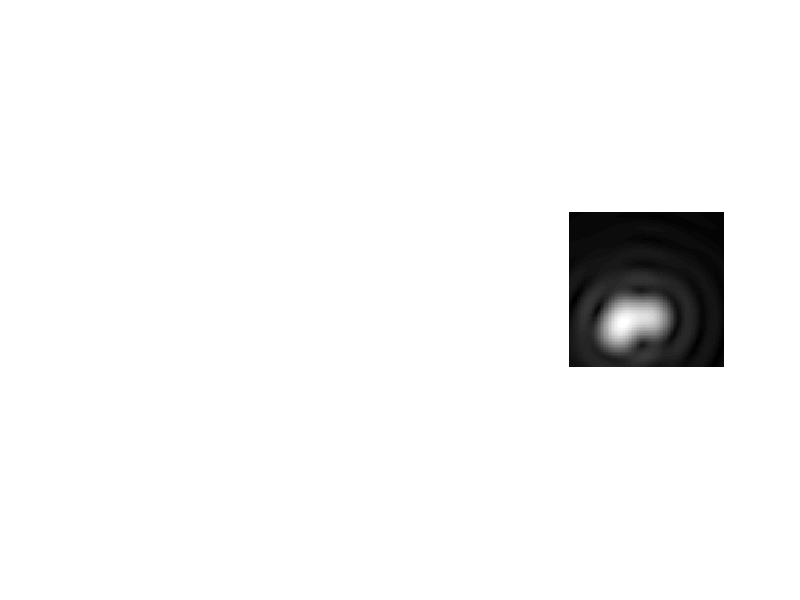

Here is the MATLAB script that generated this plot:
sigma=1;
[X,Y]=meshgrid(linspace(-10,10,100),linspace(-10,10,100));
r=sqrt(X.^2+Y.^2);
Airy=@(r) 1/sigma^2/pi*(besselj(1,r/sigma)./(r/sigma)).^2;
% subplot(1,3,1)
imagesc(mat2gray(Airy(r).^(1/3.5)))
axis square
axis off
% subplot(1,3,2)
% surf(Airy(r))
% axis square
% axis off
%% Diffraction - Houston
delta=1.03*pi;
y=Airy(r)+Airy(sqrt((X-delta).^2+Y.^2));
% subplot(1,2,1)
% imshow(mat2gray(y.^(1/2.5)))
% axis square
% axis off
% % subplot(1,3,2)
% % surf(y)
% % axis square
% % axis off
% subplot(1,2,2)
x=linspace(-10,10,100);
plot(x/pi,Airy(x),'k')
hold on
plot(x/pi,Airy(x-delta),'b.-')
hold on
plot([1.03 1.03],[0,0.08],'k--')
hold on
plot([0 0],[0,0.08],'k--')
hold on
% an = annotation('doublearrow',[0.52 0.595],[0.51 0.51]);
% c = an.Color;
% an.Color = 'red';
% a = annotation('textarrow',[0.5 0.55],[0.7 0.51],'String','Full width at half maximum (FWHM)');
set(gca,'ytick',[])
axis square
xticks([0,delta/pi])
xticklabels({'0','1.03 \cdot n^{-1}'})
%% Diffraction - Sparrow
delta=0.94*pi;
y=Airy(r)+Airy(sqrt((X-delta).^2+Y.^2));
% subplot(1,2,1)
% imshow(mat2gray(y.^(1/2.5)))
% axis square
% axis off
% subplot(1,2,2)
x=linspace(-10,10,100);
plot(x/pi,Airy(x),'k')
hold on
plot(x/pi,Airy(x-delta),'b.-')
hold on
plot(x/pi,Airy(x)+Airy(x-delta),'r--')
hold on
plot([0 0],[0,0.08],'k--')
hold on
plot([0.94 0.94],[0,0.08],'b--')
set(gca,'ytick',[])
axis square
xticks([0,delta/pi])
xticklabels({'0','0.94 \cdot n^{-1}'})
%% Diffraction Rayleigh
delta=1.22*pi;
y=Airy(r)+Airy(sqrt((X-delta).^2+Y.^2));
% subplot(1,2,1)
% imshow(mat2gray(y.^(1/2.5)))
% axis square
% axis off
% subplot(1,2,2)
x=linspace(-10,10,100);
plot(x/pi,Airy(x),'k')
hold on
plot(x/pi,Airy(x-delta),'b.-')
hold on
plot([0 0],[0,0.08],'k--')
hold on
plot([delta/pi delta/pi],[0,0.08],'b--')
set(gca,'ytick',[])
axis square
xticks([0,delta/pi])
xticklabels({'0','1.22 \cdot n^{-1}'})
%% Diffraction perfect
delta=0.8*pi;
y=Airy(x)+Airy(x-delta);
x=linspace(-10,10,100);
plot(x/pi,max(y)/max(Airy(x))*Airy(x-delta/2),'k--')
hold on
x=linspace(-10,10,100);
plot(x/pi,y,'r')
%hold on
%plot(x/pi,Airy(x-delta),'k--')
legend('One Airy pattern','Superposition of two patterns')
title('Separation below Sparrows limit')
%% Composition of PSFs
R=3;
t=15*(rand(2,R)-0.5);
alpha=0.5+0.5*rand(1,R);
sigma=0.00001;
tmp=zeros(size(X));
for j=1:R
    r=sqrt((X-t(1,j)).^2+(Y-t(2,j)).^2);
    tmp=tmp+alpha(j)*Airy(r);
end
subplot(1,3,3)
imshow(mat2gray(tmp.^(1/2.5))')
axis square
axis off